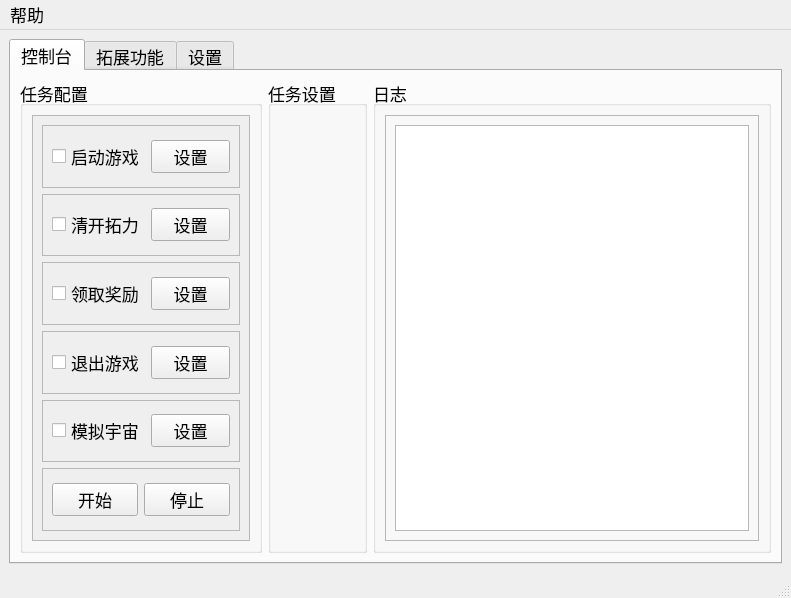
<?xml version="1.0" encoding="UTF-8"?>
<ui version="4.0">
 <class>Main</class>
 <widget class="QMainWindow" name="Main">
  <property name="geometry">
   <rect>
    <x>0</x>
    <y>0</y>
    <width>791</width>
    <height>598</height>
   </rect>
  </property>
  <property name="font">
   <font>
    <pointsize>13</pointsize>
   </font>
  </property>
  <property name="windowTitle">
   <string>SRA</string>
  </property>
  <widget class="QWidget" name="centralwidget">
   <layout class="QGridLayout" name="gridLayout">
    <item row="0" column="0">
     <widget class="QTabWidget" name="tabWidget">
      <property name="currentIndex">
       <number>0</number>
      </property>
      <widget class="QWidget" name="tab">
       <attribute name="title">
        <string>控制台</string>
       </attribute>
       <layout class="QHBoxLayout" name="horizontalLayout_11" stretch="0,0,0">
        <item>
         <widget class="QGroupBox" name="groupBox_1">
          <property name="sizePolicy">
           <sizepolicy hsizetype="Preferred" vsizetype="Preferred">
            <horstretch>0</horstretch>
            <verstretch>0</verstretch>
           </sizepolicy>
          </property>
          <property name="minimumSize">
           <size>
            <width>242</width>
            <height>0</height>
           </size>
          </property>
          <property name="maximumSize">
           <size>
            <width>242</width>
            <height>16777215</height>
           </size>
          </property>
          <property name="title">
           <string>任务配置</string>
          </property>
          <layout class="QHBoxLayout" name="horizontalLayout_23">
           <item>
            <widget class="QScrollArea" name="scrollArea">
             <property name="maximumSize">
              <size>
               <width>300</width>
               <height>16777215</height>
              </size>
             </property>
             <property name="widgetResizable">
              <bool>true</bool>
             </property>
             <widget class="QWidget" name="scrollAreaWidgetContents_2">
              <property name="geometry">
               <rect>
                <x>0</x>
                <y>0</y>
                <width>220</width>
                <height>426</height>
               </rect>
              </property>
              <layout class="QVBoxLayout" name="verticalLayout_6">
               <item>
                <widget class="QFrame" name="frame1_1">
                 <property name="frameShape">
                  <enum>QFrame::Shape::StyledPanel</enum>
                 </property>
                 <property name="frameShadow">
                  <enum>QFrame::Shadow::Raised</enum>
                 </property>
                 <layout class="QHBoxLayout" name="horizontalLayout">
                  <item>
                   <widget class="QCheckBox" name="checkBox1_1">
                    <property name="minimumSize">
                     <size>
                      <width>0</width>
                      <height>30</height>
                     </size>
                    </property>
                    <property name="text">
                     <string>启动游戏</string>
                    </property>
                   </widget>
                  </item>
                  <item>
                   <widget class="QPushButton" name="pushButton1_1">
                    <property name="minimumSize">
                     <size>
                      <width>70</width>
                      <height>30</height>
                     </size>
                    </property>
                    <property name="text">
                     <string>设置</string>
                    </property>
                   </widget>
                  </item>
                 </layout>
                </widget>
               </item>
               <item>
                <widget class="QFrame" name="frame1_2">
                 <property name="frameShape">
                  <enum>QFrame::Shape::StyledPanel</enum>
                 </property>
                 <property name="frameShadow">
                  <enum>QFrame::Shadow::Raised</enum>
                 </property>
                 <layout class="QHBoxLayout" name="horizontalLayout_7">
                  <item>
                   <widget class="QCheckBox" name="checkBox1_2">
                    <property name="minimumSize">
                     <size>
                      <width>0</width>
                      <height>30</height>
                     </size>
                    </property>
                    <property name="text">
                     <string>清开拓力</string>
                    </property>
                   </widget>
                  </item>
                  <item>
                   <widget class="QPushButton" name="pushButton1_2">
                    <property name="minimumSize">
                     <size>
                      <width>70</width>
                      <height>30</height>
                     </size>
                    </property>
                    <property name="text">
                     <string>设置</string>
                    </property>
                   </widget>
                  </item>
                 </layout>
                </widget>
               </item>
               <item>
                <widget class="QFrame" name="frame1_3">
                 <property name="frameShape">
                  <enum>QFrame::Shape::StyledPanel</enum>
                 </property>
                 <property name="frameShadow">
                  <enum>QFrame::Shadow::Raised</enum>
                 </property>
                 <layout class="QHBoxLayout" name="horizontalLayout_3">
                  <item>
                   <widget class="QCheckBox" name="checkBox1_3">
                    <property name="minimumSize">
                     <size>
                      <width>0</width>
                      <height>30</height>
                     </size>
                    </property>
                    <property name="text">
                     <string>领取奖励</string>
                    </property>
                   </widget>
                  </item>
                  <item>
                   <widget class="QPushButton" name="pushButton1_3">
                    <property name="minimumSize">
                     <size>
                      <width>70</width>
                      <height>30</height>
                     </size>
                    </property>
                    <property name="text">
                     <string>设置</string>
                    </property>
                   </widget>
                  </item>
                 </layout>
                </widget>
               </item>
               <item>
                <widget class="QFrame" name="frame1_4">
                 <property name="frameShape">
                  <enum>QFrame::Shape::StyledPanel</enum>
                 </property>
                 <property name="frameShadow">
                  <enum>QFrame::Shadow::Raised</enum>
                 </property>
                 <layout class="QHBoxLayout" name="horizontalLayout_10">
                  <item>
                   <widget class="QCheckBox" name="checkBox1_4">
                    <property name="minimumSize">
                     <size>
                      <width>0</width>
                      <height>30</height>
                     </size>
                    </property>
                    <property name="text">
                     <string>退出游戏</string>
                    </property>
                   </widget>
                  </item>
                  <item>
                   <widget class="QPushButton" name="pushButton1_4">
                    <property name="minimumSize">
                     <size>
                      <width>70</width>
                      <height>30</height>
                     </size>
                    </property>
                    <property name="text">
                     <string>设置</string>
                    </property>
                   </widget>
                  </item>
                 </layout>
                </widget>
               </item>
               <item>
                <widget class="QFrame" name="frame1_5">
                 <property name="enabled">
                  <bool>true</bool>
                 </property>
                 <property name="frameShape">
                  <enum>QFrame::Shape::StyledPanel</enum>
                 </property>
                 <property name="frameShadow">
                  <enum>QFrame::Shadow::Raised</enum>
                 </property>
                 <layout class="QHBoxLayout" name="horizontalLayout_20">
                  <item>
                   <widget class="QCheckBox" name="checkBox1_5">
                    <property name="minimumSize">
                     <size>
                      <width>0</width>
                      <height>30</height>
                     </size>
                    </property>
                    <property name="text">
                     <string>模拟宇宙</string>
                    </property>
                   </widget>
                  </item>
                  <item>
                   <widget class="QPushButton" name="pushButton1_5">
                    <property name="minimumSize">
                     <size>
                      <width>70</width>
                      <height>30</height>
                     </size>
                    </property>
                    <property name="text">
                     <string>设置</string>
                    </property>
                   </widget>
                  </item>
                 </layout>
                </widget>
               </item>
               <item>
                <widget class="QFrame" name="frame1_0">
                 <property name="frameShape">
                  <enum>QFrame::Shape::StyledPanel</enum>
                 </property>
                 <property name="frameShadow">
                  <enum>QFrame::Shadow::Raised</enum>
                 </property>
                 <layout class="QHBoxLayout" name="horizontalLayout_12">
                  <item>
                   <widget class="QPushButton" name="pushButton1_0_1">
                    <property name="minimumSize">
                     <size>
                      <width>80</width>
                      <height>30</height>
                     </size>
                    </property>
                    <property name="text">
                     <string>开始</string>
                    </property>
                   </widget>
                  </item>
                  <item>
                   <widget class="QPushButton" name="pushButton1_0_2">
                    <property name="minimumSize">
                     <size>
                      <width>80</width>
                      <height>30</height>
                     </size>
                    </property>
                    <property name="text">
                     <string>停止</string>
                    </property>
                   </widget>
                  </item>
                 </layout>
                </widget>
               </item>
              </layout>
             </widget>
            </widget>
           </item>
          </layout>
         </widget>
        </item>
        <item>
         <widget class="QGroupBox" name="groupBox_2">
          <property name="title">
           <string>任务设置</string>
          </property>
         </widget>
        </item>
        <item>
         <widget class="QGroupBox" name="groupBox_3">
          <property name="title">
           <string>日志</string>
          </property>
          <layout class="QVBoxLayout" name="verticalLayout_3">
           <item>
            <widget class="QFrame" name="frame3">
             <property name="frameShape">
              <enum>QFrame::Shape::StyledPanel</enum>
             </property>
             <property name="frameShadow">
              <enum>QFrame::Shadow::Raised</enum>
             </property>
             <layout class="QVBoxLayout" name="verticalLayout_2">
              <item>
               <widget class="QTextBrowser" name="textBrowser_log"/>
              </item>
             </layout>
            </widget>
           </item>
          </layout>
         </widget>
        </item>
       </layout>
      </widget>
      <widget class="QWidget" name="tab_3">
       <attribute name="title">
        <string>拓展功能</string>
       </attribute>
       <layout class="QVBoxLayout" name="verticalLayout_7">
        <item>
         <widget class="QScrollArea" name="scrollArea_3">
          <property name="widgetResizable">
           <bool>true</bool>
          </property>
          <widget class="QWidget" name="scrollAreaWidgetContents_3">
           <property name="geometry">
            <rect>
             <x>0</x>
             <y>0</y>
             <width>747</width>
             <height>135</height>
            </rect>
           </property>
           <layout class="QHBoxLayout" name="horizontalLayout_16">
            <item>
             <widget class="QGroupBox" name="groupBox_8">
              <property name="title">
               <string>拓展功能</string>
              </property>
              <layout class="QGridLayout" name="gridLayout_8">
               <item row="0" column="0">
                <widget class="QCheckBox" name="autoplot_checkBox">
                 <property name="acceptDrops">
                  <bool>false</bool>
                 </property>
                 <property name="text">
                  <string>自动对话</string>
                 </property>
                </widget>
               </item>
               <item row="1" column="0">
                <widget class="QPushButton" name="relicsIdentification">
                 <property name="enabled">
                  <bool>false</bool>
                 </property>
                 <property name="text">
                  <string>遗器识别</string>
                 </property>
                </widget>
               </item>
              </layout>
             </widget>
            </item>
            <item>
             <widget class="QGroupBox" name="groupBox_4">
              <property name="title">
               <string>拓展功能（不可用）</string>
              </property>
              <layout class="QGridLayout" name="gridLayout_4">
               <item row="0" column="0">
                <widget class="QPushButton" name="pushButton_add_app_1">
                 <property name="enabled">
                  <bool>false</bool>
                 </property>
                 <property name="minimumSize">
                  <size>
                   <width>140</width>
                   <height>30</height>
                  </size>
                 </property>
                 <property name="text">
                  <string>符卿的穷观阵</string>
                 </property>
                </widget>
               </item>
              </layout>
             </widget>
            </item>
           </layout>
          </widget>
         </widget>
        </item>
        <item>
         <widget class="QTextBrowser" name="textBrowser">
          <property name="html">
           <string>&lt;!DOCTYPE HTML PUBLIC &quot;-//W3C//DTD HTML 4.0//EN&quot; &quot;http://www.w3.org/TR/REC-html40/strict.dtd&quot;&gt;
&lt;html&gt;&lt;head&gt;&lt;meta name=&quot;qrichtext&quot; content=&quot;1&quot; /&gt;&lt;meta charset=&quot;utf-8&quot; /&gt;&lt;style type=&quot;text/css&quot;&gt;
p, li { white-space: pre-wrap; }
hr { height: 1px; border-width: 0; }
li.unchecked::marker { content: &quot;\2610&quot;; }
li.checked::marker { content: &quot;\2612&quot;; }
&lt;/style&gt;&lt;/head&gt;&lt;body style=&quot; font-family:'Microsoft YaHei UI'; font-size:13pt; font-weight:400; font-style:normal;&quot;&gt;
&lt;p style=&quot;-qt-paragraph-type:empty; margin-top:0px; margin-bottom:0px; margin-left:0px; margin-right:0px; -qt-block-indent:0; text-indent:0px;&quot;&gt;&lt;br /&gt;&lt;/p&gt;
&lt;p style=&quot; margin-top:0px; margin-bottom:0px; margin-left:0px; margin-right:0px; -qt-block-indent:0; text-indent:0px;&quot;&gt;自动对话：开启后在进入剧情时会自动播放对话、自动选择对话选项1。此功能不会控制鼠标，但是会让游戏处于前台。如果需要取消执行，尝试将游戏最小化后回到此页面取消勾选。&lt;/p&gt;
&lt;p style=&quot; margin-top:0px; margin-bottom:0px; margin-left:0px; margin-right:0px; -qt-block-indent:0; text-indent:0px;&quot;&gt;注意：功能勾选后会立即执行，与其他任务独立，如果要取消执行请取消勾选。&lt;/p&gt;&lt;/body&gt;&lt;/html&gt;</string>
          </property>
         </widget>
        </item>
        <item>
         <spacer name="verticalSpacer">
          <property name="orientation">
           <enum>Qt::Orientation::Vertical</enum>
          </property>
          <property name="sizeHint" stdset="0">
           <size>
            <width>20</width>
            <height>40</height>
           </size>
          </property>
         </spacer>
        </item>
       </layout>
      </widget>
      <widget class="QWidget" name="tab_2">
       <attribute name="title">
        <string>设置</string>
       </attribute>
       <layout class="QVBoxLayout" name="verticalLayout_5">
        <item>
         <widget class="QScrollArea" name="scrollArea_2">
          <property name="widgetResizable">
           <bool>true</bool>
          </property>
          <widget class="QWidget" name="scrollAreaWidgetContents">
           <property name="geometry">
            <rect>
             <x>0</x>
             <y>0</y>
             <width>735</width>
             <height>576</height>
            </rect>
           </property>
           <layout class="QVBoxLayout" name="verticalLayout">
            <item>
             <widget class="QGroupBox" name="groupBox">
              <property name="title">
               <string>定时执行（不可用）</string>
              </property>
              <layout class="QGridLayout" name="gridLayout_7">
               <item row="0" column="0">
                <layout class="QGridLayout" name="gridLayout_2">
                 <item row="2" column="2">
                  <widget class="QFrame" name="frame_timeset3">
                   <property name="frameShape">
                    <enum>QFrame::Shape::StyledPanel</enum>
                   </property>
                   <property name="frameShadow">
                    <enum>QFrame::Shadow::Raised</enum>
                   </property>
                   <layout class="QHBoxLayout" name="horizontalLayout_14">
                    <item>
                     <widget class="QCheckBox" name="checkBox_t3">
                      <property name="enabled">
                       <bool>true</bool>
                      </property>
                      <property name="minimumSize">
                       <size>
                        <width>20</width>
                        <height>20</height>
                       </size>
                      </property>
                      <property name="maximumSize">
                       <size>
                        <width>20</width>
                        <height>20</height>
                       </size>
                      </property>
                      <property name="text">
                       <string/>
                      </property>
                     </widget>
                    </item>
                    <item>
                     <widget class="QTimeEdit" name="timeEdit_3"/>
                    </item>
                   </layout>
                  </widget>
                 </item>
                 <item row="2" column="0">
                  <widget class="QFrame" name="frame_timeset1">
                   <property name="frameShape">
                    <enum>QFrame::Shape::StyledPanel</enum>
                   </property>
                   <property name="frameShadow">
                    <enum>QFrame::Shadow::Raised</enum>
                   </property>
                   <layout class="QHBoxLayout" name="horizontalLayout_13" stretch="0,0">
                    <item>
                     <widget class="QCheckBox" name="checkBox_t1">
                      <property name="enabled">
                       <bool>true</bool>
                      </property>
                      <property name="minimumSize">
                       <size>
                        <width>20</width>
                        <height>20</height>
                       </size>
                      </property>
                      <property name="maximumSize">
                       <size>
                        <width>20</width>
                        <height>20</height>
                       </size>
                      </property>
                      <property name="text">
                       <string/>
                      </property>
                     </widget>
                    </item>
                    <item>
                     <widget class="QTimeEdit" name="timeEdit_1"/>
                    </item>
                   </layout>
                  </widget>
                 </item>
                 <item row="2" column="1">
                  <widget class="QFrame" name="frame_timeset2">
                   <property name="frameShape">
                    <enum>QFrame::Shape::StyledPanel</enum>
                   </property>
                   <property name="frameShadow">
                    <enum>QFrame::Shadow::Raised</enum>
                   </property>
                   <layout class="QHBoxLayout" name="horizontalLayout_15">
                    <item>
                     <widget class="QCheckBox" name="checkBox_t2">
                      <property name="enabled">
                       <bool>true</bool>
                      </property>
                      <property name="minimumSize">
                       <size>
                        <width>20</width>
                        <height>20</height>
                       </size>
                      </property>
                      <property name="maximumSize">
                       <size>
                        <width>20</width>
                        <height>20</height>
                       </size>
                      </property>
                      <property name="text">
                       <string/>
                      </property>
                     </widget>
                    </item>
                    <item>
                     <widget class="QTimeEdit" name="timeEdit_2"/>
                    </item>
                   </layout>
                  </widget>
                 </item>
                 <item row="2" column="3">
                  <widget class="QFrame" name="frame_timeset4">
                   <property name="frameShape">
                    <enum>QFrame::Shape::StyledPanel</enum>
                   </property>
                   <property name="frameShadow">
                    <enum>QFrame::Shadow::Raised</enum>
                   </property>
                   <layout class="QHBoxLayout" name="horizontalLayout_18">
                    <item>
                     <widget class="QCheckBox" name="checkBox_t4">
                      <property name="enabled">
                       <bool>true</bool>
                      </property>
                      <property name="minimumSize">
                       <size>
                        <width>20</width>
                        <height>20</height>
                       </size>
                      </property>
                      <property name="maximumSize">
                       <size>
                        <width>20</width>
                        <height>20</height>
                       </size>
                      </property>
                      <property name="text">
                       <string/>
                      </property>
                     </widget>
                    </item>
                    <item>
                     <widget class="QTimeEdit" name="timeEdit_4"/>
                    </item>
                   </layout>
                  </widget>
                 </item>
                 <item row="3" column="2">
                  <widget class="QFrame" name="frame_timeset8">
                   <property name="frameShape">
                    <enum>QFrame::Shape::StyledPanel</enum>
                   </property>
                   <property name="frameShadow">
                    <enum>QFrame::Shadow::Raised</enum>
                   </property>
                   <layout class="QHBoxLayout" name="horizontalLayout_21">
                    <item>
                     <widget class="QCheckBox" name="checkBox_t8">
                      <property name="enabled">
                       <bool>true</bool>
                      </property>
                      <property name="minimumSize">
                       <size>
                        <width>20</width>
                        <height>20</height>
                       </size>
                      </property>
                      <property name="maximumSize">
                       <size>
                        <width>20</width>
                        <height>20</height>
                       </size>
                      </property>
                      <property name="text">
                       <string/>
                      </property>
                     </widget>
                    </item>
                    <item>
                     <widget class="QTimeEdit" name="timeEdit_7"/>
                    </item>
                   </layout>
                  </widget>
                 </item>
                 <item row="3" column="1">
                  <widget class="QFrame" name="frame_timeset7">
                   <property name="frameShape">
                    <enum>QFrame::Shape::StyledPanel</enum>
                   </property>
                   <property name="frameShadow">
                    <enum>QFrame::Shadow::Raised</enum>
                   </property>
                   <layout class="QHBoxLayout" name="horizontalLayout_22">
                    <item>
                     <widget class="QCheckBox" name="checkBox_t7">
                      <property name="enabled">
                       <bool>true</bool>
                      </property>
                      <property name="minimumSize">
                       <size>
                        <width>20</width>
                        <height>20</height>
                       </size>
                      </property>
                      <property name="maximumSize">
                       <size>
                        <width>20</width>
                        <height>20</height>
                       </size>
                      </property>
                      <property name="text">
                       <string/>
                      </property>
                     </widget>
                    </item>
                    <item>
                     <widget class="QTimeEdit" name="timeEdit_8"/>
                    </item>
                   </layout>
                  </widget>
                 </item>
                 <item row="3" column="0">
                  <widget class="QFrame" name="frame_timeset6">
                   <property name="frameShape">
                    <enum>QFrame::Shape::StyledPanel</enum>
                   </property>
                   <property name="frameShadow">
                    <enum>QFrame::Shadow::Raised</enum>
                   </property>
                   <layout class="QHBoxLayout" name="horizontalLayout_19">
                    <item>
                     <widget class="QCheckBox" name="checkBox_t6">
                      <property name="enabled">
                       <bool>true</bool>
                      </property>
                      <property name="minimumSize">
                       <size>
                        <width>20</width>
                        <height>20</height>
                       </size>
                      </property>
                      <property name="maximumSize">
                       <size>
                        <width>20</width>
                        <height>20</height>
                       </size>
                      </property>
                      <property name="text">
                       <string/>
                      </property>
                     </widget>
                    </item>
                    <item>
                     <widget class="QTimeEdit" name="timeEdit_6"/>
                    </item>
                   </layout>
                  </widget>
                 </item>
                 <item row="3" column="3">
                  <widget class="QFrame" name="frame_timeset9">
                   <property name="frameShape">
                    <enum>QFrame::Shape::StyledPanel</enum>
                   </property>
                   <property name="frameShadow">
                    <enum>QFrame::Shadow::Raised</enum>
                   </property>
                   <layout class="QHBoxLayout" name="horizontalLayout_17">
                    <item>
                     <widget class="QCheckBox" name="checkBox_t9">
                      <property name="enabled">
                       <bool>true</bool>
                      </property>
                      <property name="minimumSize">
                       <size>
                        <width>20</width>
                        <height>20</height>
                       </size>
                      </property>
                      <property name="maximumSize">
                       <size>
                        <width>20</width>
                        <height>20</height>
                       </size>
                      </property>
                      <property name="text">
                       <string/>
                      </property>
                     </widget>
                    </item>
                    <item>
                     <widget class="QTimeEdit" name="timeEdit_9"/>
                    </item>
                   </layout>
                  </widget>
                 </item>
                </layout>
               </item>
              </layout>
             </widget>
            </item>
            <item>
             <widget class="QGroupBox" name="groupBox_6">
              <property name="title">
               <string>键位设置</string>
              </property>
              <layout class="QGridLayout" name="gridLayout_6">
               <item row="2" column="1">
                <widget class="QPushButton" name="pushButton_save">
                 <property name="minimumSize">
                  <size>
                   <width>100</width>
                   <height>0</height>
                  </size>
                 </property>
                 <property name="text">
                  <string>保存更改</string>
                 </property>
                </widget>
               </item>
               <item row="2" column="0">
                <spacer name="horizontalSpacer_4">
                 <property name="orientation">
                  <enum>Qt::Orientation::Horizontal</enum>
                 </property>
                 <property name="sizeHint" stdset="0">
                  <size>
                   <width>793</width>
                   <height>20</height>
                  </size>
                 </property>
                </spacer>
               </item>
               <item row="2" column="2">
                <widget class="QPushButton" name="pushButton_reset">
                 <property name="minimumSize">
                  <size>
                   <width>100</width>
                   <height>0</height>
                  </size>
                 </property>
                 <property name="text">
                  <string>重置键位</string>
                 </property>
                </widget>
               </item>
               <item row="1" column="0" colspan="3">
                <widget class="QTableWidget" name="tableWidget">
                 <property name="minimumSize">
                  <size>
                   <width>0</width>
                   <height>80</height>
                  </size>
                 </property>
                 <property name="maximumSize">
                  <size>
                   <width>16777215</width>
                   <height>100</height>
                  </size>
                 </property>
                 <attribute name="horizontalHeaderDefaultSectionSize">
                  <number>175</number>
                 </attribute>
                 <attribute name="horizontalHeaderStretchLastSection">
                  <bool>true</bool>
                 </attribute>
                 <attribute name="verticalHeaderMinimumSectionSize">
                  <number>30</number>
                 </attribute>
                 <row>
                  <property name="text">
                   <string>键位</string>
                  </property>
                 </row>
                 <column>
                  <property name="text">
                   <string>活动</string>
                  </property>
                  <property name="font">
                   <font>
                    <pointsize>13</pointsize>
                   </font>
                  </property>
                 </column>
                 <column>
                  <property name="text">
                   <string>无名勋礼</string>
                  </property>
                  <property name="font">
                   <font>
                    <pointsize>13</pointsize>
                   </font>
                  </property>
                 </column>
                 <column>
                  <property name="text">
                   <string>跃迁</string>
                  </property>
                  <property name="font">
                   <font>
                    <pointsize>13</pointsize>
                   </font>
                  </property>
                 </column>
                 <column>
                  <property name="text">
                   <string>星际和平指南</string>
                  </property>
                  <property name="font">
                   <font>
                    <pointsize>13</pointsize>
                   </font>
                  </property>
                 </column>
                 <item row="0" column="0">
                  <property name="text">
                   <string/>
                  </property>
                  <property name="background">
                   <brush brushstyle="NoBrush">
                    <color alpha="255">
                     <red>255</red>
                     <green>255</green>
                     <blue>255</blue>
                    </color>
                   </brush>
                  </property>
                 </item>
                 <item row="0" column="1">
                  <property name="text">
                   <string/>
                  </property>
                  <property name="background">
                   <brush brushstyle="NoBrush">
                    <color alpha="255">
                     <red>255</red>
                     <green>255</green>
                     <blue>255</blue>
                    </color>
                   </brush>
                  </property>
                 </item>
                 <item row="0" column="2">
                  <property name="text">
                   <string/>
                  </property>
                  <property name="background">
                   <brush brushstyle="NoBrush">
                    <color alpha="255">
                     <red>255</red>
                     <green>255</green>
                     <blue>255</blue>
                    </color>
                   </brush>
                  </property>
                 </item>
                 <item row="0" column="3">
                  <property name="text">
                   <string/>
                  </property>
                  <property name="background">
                   <brush brushstyle="NoBrush">
                    <color alpha="255">
                     <red>255</red>
                     <green>255</green>
                     <blue>255</blue>
                    </color>
                   </brush>
                  </property>
                 </item>
                </widget>
               </item>
              </layout>
             </widget>
            </item>
            <item>
             <widget class="QGroupBox" name="groupBox_7">
              <property name="title">
               <string>SRA设置</string>
              </property>
              <layout class="QGridLayout" name="gridLayout_5">
               <item row="0" column="1">
                <spacer name="horizontalSpacer">
                 <property name="orientation">
                  <enum>Qt::Orientation::Horizontal</enum>
                 </property>
                 <property name="sizeHint" stdset="0">
                  <size>
                   <width>40</width>
                   <height>20</height>
                  </size>
                 </property>
                </spacer>
               </item>
               <item row="0" column="2">
                <widget class="QFrame" name="frame_routine_4">
                 <property name="frameShape">
                  <enum>QFrame::Shape::StyledPanel</enum>
                 </property>
                 <property name="frameShadow">
                  <enum>QFrame::Shadow::Raised</enum>
                 </property>
                 <layout class="QHBoxLayout" name="horizontalLayout_25">
                  <item>
                   <widget class="QCheckBox" name="checkBox_ifAutoUpdate">
                    <property name="text">
                     <string>自动更新</string>
                    </property>
                   </widget>
                  </item>
                 </layout>
                </widget>
               </item>
               <item row="0" column="0">
                <widget class="QFrame" name="frame_routine_3">
                 <property name="frameShape">
                  <enum>QFrame::Shape::StyledPanel</enum>
                 </property>
                 <property name="frameShadow">
                  <enum>QFrame::Shadow::Raised</enum>
                 </property>
                 <layout class="QHBoxLayout" name="horizontalLayout_24">
                  <item>
                   <widget class="QCheckBox" name="checkBox_ifStartUp">
                    <property name="enabled">
                     <bool>true</bool>
                    </property>
                    <property name="text">
                     <string>开机自启动</string>
                    </property>
                    <property name="checkable">
                     <bool>true</bool>
                    </property>
                   </widget>
                  </item>
                 </layout>
                </widget>
               </item>
               <item row="0" column="4">
                <widget class="QFrame" name="frame_routine_5">
                 <property name="frameShape">
                  <enum>QFrame::Shape::StyledPanel</enum>
                 </property>
                 <property name="frameShadow">
                  <enum>QFrame::Shadow::Raised</enum>
                 </property>
                 <layout class="QHBoxLayout" name="horizontalLayout_26">
                  <item>
                   <widget class="QCheckBox" name="checkBox_threadSafety">
                    <property name="toolTip">
                     <string>关闭此选项后，控制台的停止功能将不再等待任务结束。</string>
                    </property>
                    <property name="whatsThis">
                     <string>关闭此选项后，控制台的停止功能将不再等待任务结束。</string>
                    </property>
                    <property name="text">
                     <string>线程安全</string>
                    </property>
                   </widget>
                  </item>
                 </layout>
                </widget>
               </item>
               <item row="0" column="6">
                <widget class="QPushButton" name="clearLog">
                 <property name="minimumSize">
                  <size>
                   <width>114</width>
                   <height>46</height>
                  </size>
                 </property>
                 <property name="toolTip">
                  <string>点击此按钮将清空SRAlog.txt中的内容</string>
                 </property>
                 <property name="whatsThis">
                  <string>点击此按钮将清空SRAlog.txt中的内容</string>
                 </property>
                 <property name="text">
                  <string>清空日志</string>
                 </property>
                </widget>
               </item>
               <item row="0" column="3">
                <spacer name="horizontalSpacer_2">
                 <property name="orientation">
                  <enum>Qt::Orientation::Horizontal</enum>
                 </property>
                 <property name="sizeHint" stdset="0">
                  <size>
                   <width>40</width>
                   <height>20</height>
                  </size>
                 </property>
                </spacer>
               </item>
               <item row="1" column="0" colspan="2">
                <widget class="QFrame" name="frame">
                 <property name="minimumSize">
                  <size>
                   <width>224</width>
                   <height>0</height>
                  </size>
                 </property>
                 <property name="toolTip">
                  <string>置信度越大对图片精度要求越高</string>
                 </property>
                 <property name="whatsThis">
                  <string>置信度越大对图片精度要求越高</string>
                 </property>
                 <property name="frameShape">
                  <enum>QFrame::Shape::StyledPanel</enum>
                 </property>
                 <property name="frameShadow">
                  <enum>QFrame::Shadow::Raised</enum>
                 </property>
                 <layout class="QHBoxLayout" name="horizontalLayout_2">
                  <item>
                   <widget class="QLabel" name="label">
                    <property name="text">
                     <string>识图置信度</string>
                    </property>
                   </widget>
                  </item>
                  <item>
                   <widget class="QDoubleSpinBox" name="confidenceSpinBox">
                    <property name="minimumSize">
                     <size>
                      <width>100</width>
                      <height>0</height>
                     </size>
                    </property>
                    <property name="toolTip">
                     <string>置信度越大对图片精度要求越高</string>
                    </property>
                    <property name="whatsThis">
                     <string>置信度越大对图片精度要求越高</string>
                    </property>
                    <property name="minimum">
                     <double>0.010000000000000</double>
                    </property>
                    <property name="maximum">
                     <double>1.000000000000000</double>
                    </property>
                   </widget>
                  </item>
                 </layout>
                </widget>
               </item>
               <item row="0" column="5">
                <spacer name="horizontalSpacer_3">
                 <property name="orientation">
                  <enum>Qt::Orientation::Horizontal</enum>
                 </property>
                 <property name="sizeHint" stdset="0">
                  <size>
                   <width>40</width>
                   <height>20</height>
                  </size>
                 </property>
                </spacer>
               </item>
              </layout>
             </widget>
            </item>
            <item>
             <widget class="QGroupBox" name="groupBox_5">
              <property name="title">
               <string>tips</string>
              </property>
              <layout class="QGridLayout" name="gridLayout_3">
               <item row="0" column="0">
                <widget class="QTextBrowser" name="textBrowser_tips">
                 <property name="html">
                  <string>&lt;!DOCTYPE HTML PUBLIC &quot;-//W3C//DTD HTML 4.0//EN&quot; &quot;http://www.w3.org/TR/REC-html40/strict.dtd&quot;&gt;
&lt;html&gt;&lt;head&gt;&lt;meta name=&quot;qrichtext&quot; content=&quot;1&quot; /&gt;&lt;meta charset=&quot;utf-8&quot; /&gt;&lt;style type=&quot;text/css&quot;&gt;
p, li { white-space: pre-wrap; }
hr { height: 1px; border-width: 0; }
li.unchecked::marker { content: &quot;\2610&quot;; }
li.checked::marker { content: &quot;\2612&quot;; }
&lt;/style&gt;&lt;/head&gt;&lt;body style=&quot; font-family:'Microsoft YaHei UI'; font-size:13pt; font-weight:400; font-style:normal;&quot;&gt;
&lt;p align=&quot;center&quot; style=&quot; margin-top:0px; margin-bottom:0px; margin-left:0px; margin-right:0px; -qt-block-indent:0; text-indent:0px;&quot;&gt;如果在使用中遇到问题，请阅读HELP.md&lt;/p&gt;
&lt;p align=&quot;center&quot; style=&quot; margin-top:0px; margin-bottom:0px; margin-left:0px; margin-right:0px; -qt-block-indent:0; text-indent:0px;&quot;&gt;SRA完全免费，如果您是通过付费渠道获取的该软件，请及时退款并举报商家。&lt;/p&gt;
&lt;p align=&quot;center&quot; style=&quot; margin-top:0px; margin-bottom:0px; margin-left:0px; margin-right:0px; -qt-block-indent:0; text-indent:0px;&quot;&gt;GitHub上的SRA：https://github.com/Shasnow/StarRailAssistant&lt;/p&gt;&lt;/body&gt;&lt;/html&gt;</string>
                 </property>
                </widget>
               </item>
              </layout>
             </widget>
            </item>
           </layout>
          </widget>
         </widget>
        </item>
       </layout>
      </widget>
     </widget>
    </item>
   </layout>
  </widget>
  <widget class="QMenuBar" name="menubar">
   <property name="geometry">
    <rect>
     <x>0</x>
     <y>0</y>
     <width>791</width>
     <height>33</height>
    </rect>
   </property>
   <widget class="QMenu" name="menush_help">
    <property name="title">
     <string>帮助</string>
    </property>
    <addaction name="action_1"/>
    <addaction name="action_2"/>
    <addaction name="action_3"/>
   </widget>
   <addaction name="menush_help"/>
  </widget>
  <widget class="QStatusBar" name="statusbar"/>
  <action name="action_1">
   <property name="text">
    <string>更新公告</string>
   </property>
  </action>
  <action name="action_2">
   <property name="text">
    <string>常见问题</string>
   </property>
  </action>
  <action name="action_3">
   <property name="text">
    <string>问题反馈</string>
   </property>
  </action>
 </widget>
 <resources/>
 <connections/>
</ui>
